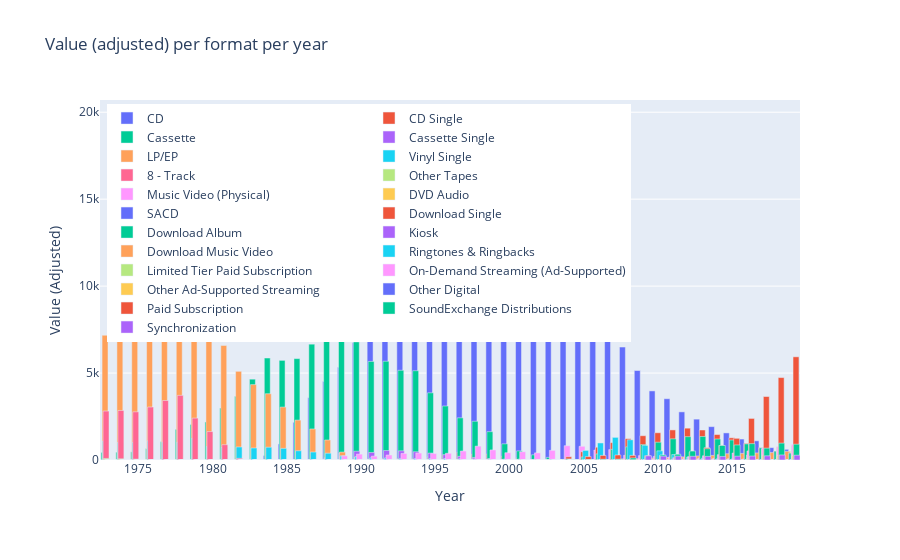

Source (notebook cell):
### Code cell
import plotly.graph_objs as go

fig = go.Figure()

for i in industry_sales.format.unique():
    fig.add_trace(go.Bar(x=industry_sales[(industry_sales.format == i) & (industry_sales.metric == "Value (Adjusted)")]["year"], 
                         y=industry_sales[(industry_sales.format == i) & (industry_sales.metric == "Value (Adjusted)")]["value_actual"], 
                         name=i, 
                         width=0.4))

fig.update_layout(title='Value (adjusted) per format per year', 
                  xaxis_title='Year', 
                  yaxis_title='Value (Adjusted)',
                  margin=dict(l=100, r=100, t=100, b=100), 
                  legend=dict(yanchor="top", y=0.99, xanchor="left", x=0.01, orientation='h'))

fig.show()
